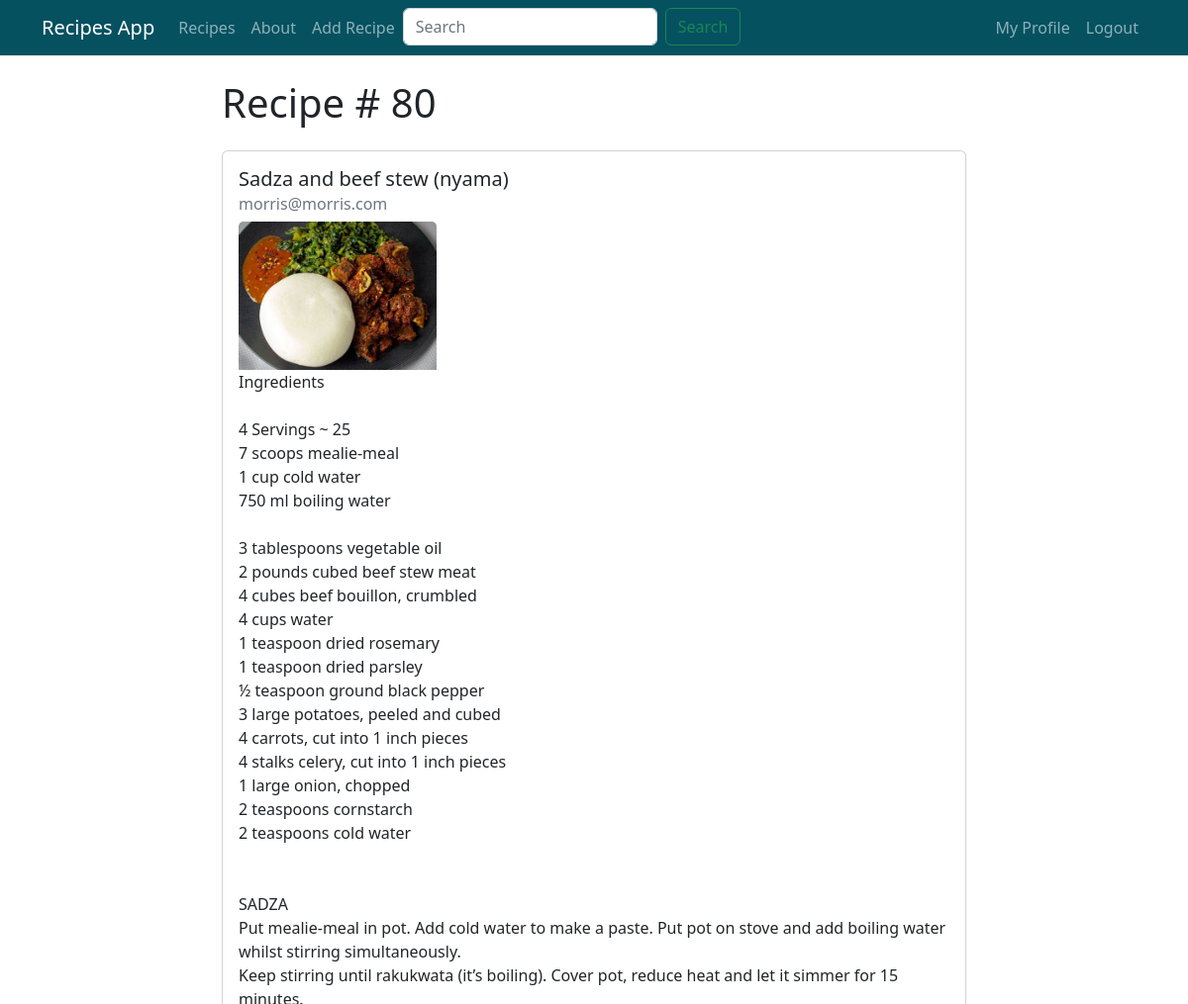
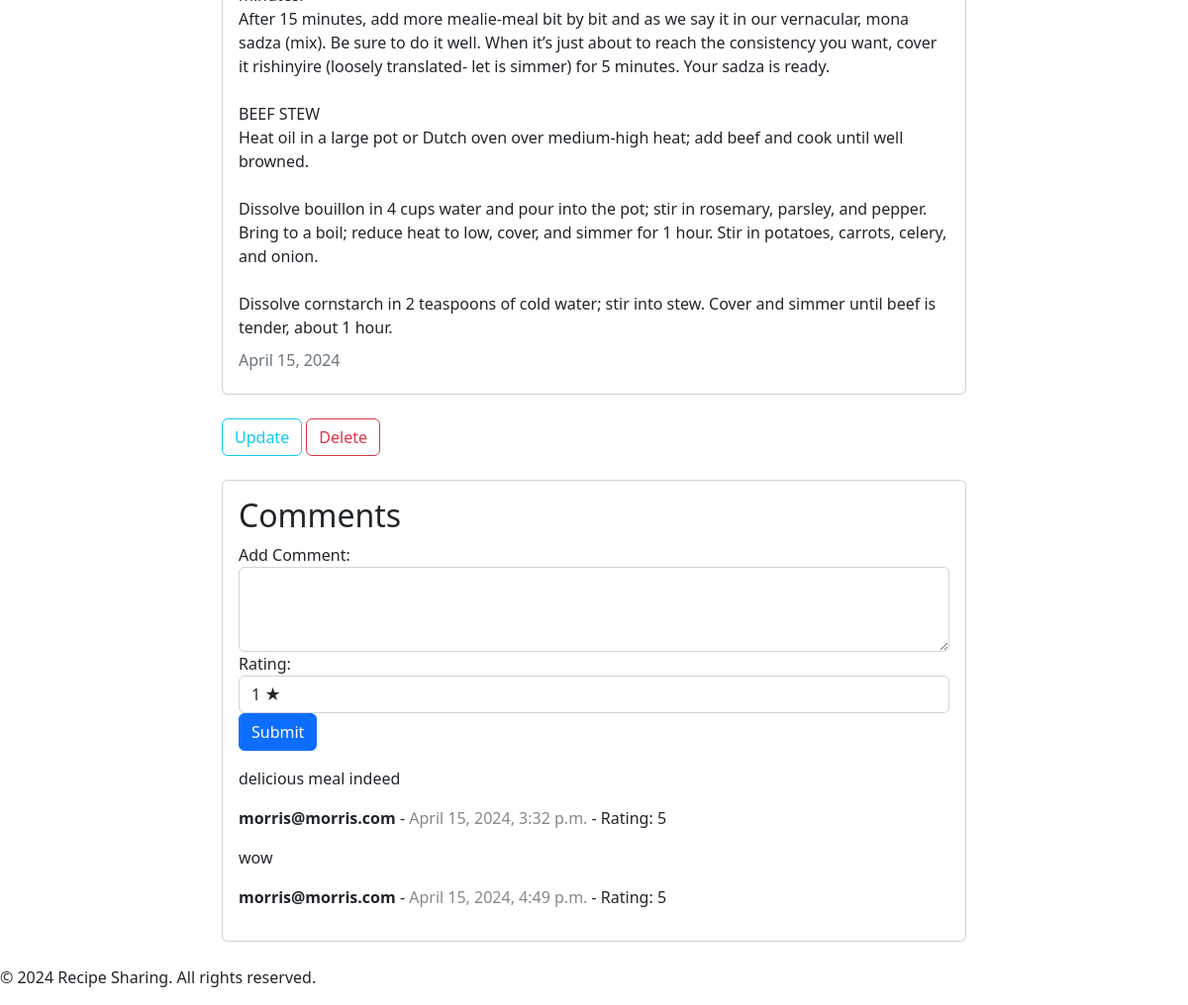
Page /recipe/80 (signed in) on the committed database (2 pictures, top to bottom).
### recipe/models.py (models this page shows, shortened)
class Recipe(models.Model):
  title = models.CharField(max_length=100)
  description = models.TextField()
  short_description = models.CharField(max_length=200,default='')
  author = models.ForeignKey(User, on_delete=models.CASCADE)
  image = models.ImageField(upload_to='recipe_images/', validators=[FileExtensionValidator(['jpg', 'jpeg', 'png'])], null=True, blank=False)
  created_at = models.DateTimeField(auto_now_add=True)
  updated_at = models.DateTimeField(auto_now=True)

class Comment(models.Model):
    recipe = models.ForeignKey(Recipe, on_delete=models.CASCADE, related_name='comments')
    author = models.ForeignKey(User, on_delete=models.CASCADE)
    text = models.TextField()
    created_at = models.DateTimeField(auto_now_add=True)
    rating = models.IntegerField(default=0, choices=((1, '1 Star'), (2, '2 Stars'), (3, '3 Stars'), (4, '4 Stars'), (5, '5 Stars')))

### recipe/views.py (the view)
# urls.py: path('recipe/<int:pk>', views.RecipeDetailView.as_view(), name="detail"),
class RecipeDetailView(LoginRequiredMixin, DetailView):
    model = models.Recipe
    template_name = 'recipe_detail.html'
    def get_context_data(self, **kwargs):
        context = super().get_context_data(**kwargs)
        context['user'] = self.request.user
        context['default_image_url'] = settings.STATIC_URL + 'images/nr-logo.png'  # URL dell'immagine di default
        return context

### templates/recipe_detail.html (shortened to what this page needs)
{% extends "base.html" %}
{% load static %}
{% block content %}
<div class="container">
    <h1>Recipe # {{ object.id }}</h1>
    <div class="card my-4">
        <div class="card-body">
            <h5 class="card-title">{{ object.title }}</h5>
            <h6 class="card-subtitle mb-2 text-muted">{{ object.author }}</h6>
            {% if object.image %}
                <img src="{{ object.image.url }}" class="card-img-top" alt="{{ object.title }}" style="width: 200px; height: auto;">
            {% else %}
                <img src="{% static 'images/nr-logo.png' %}" class="card-img-top" alt="Default Recipe Image" style="width: 200px; height: auto;">
            {% endif %}
            <p class="card-text">{{ object.description }}</p>
            <h6 class="card-subtitle mb-2 text-muted">
                {{ object.updated_at|date:"F d, Y" }}
            </h6>
        </div>
    </div>
    {% if object.author == user or user.is_staff %}
    <div class="col-4">
        <a class="btn btn-outline-info" href="{% url 'update' object.id %}">Update</a>
        <a class="btn btn-outline-danger" href="{% url 'delete' object.id %}">Delete</a>
    </div>
    {% endif %}
<div class="card my-4">
    <div class="card-body">
        <h2>Comments</h2>
        <form method="post" action="{% url 'add_comment' object.id %}">
            <div class="form-group">
                <label for="comment">Add Comment:</label>
                <textarea name="text" class="form-control" rows="3"></textarea>
            </div>
            <div class="form-group">
                <label for="rating">Rating:</label>
                <select name="rating" class="form-control">
                    <option value="1">1 &#9733;</option>
                </select>
            </div>
            <button type="submit" class="btn btn-primary">Submit</button>
        </form>
        <ul class="list-unstyled mt-3">
            {% for comment in object.comments.all %}
                <li>
                    <p>{{ comment.text }}</p>
                    <p><strong>{{ comment.author }}</strong> - <span style="color: #888;">{{ comment.created_at|date:"F d, Y, P" }}</span> - Rating: {{ comment.rating }}</p>
                </li>
            {% endfor %}
        </ul>
    </div>
</div>
</div>
{% endblock content %}

### static/css/styles.css (style rules this page uses)
.card-text { white-space: pre-wrap; }

### rows in the picture
Recipe: id "80", title "Sadza and beef stew (nyama)", author "morris@morris.com", image (picture), description "Ingredients 4 Servings ~ 25 7 scoops mealie-meal 1 cup cold water 750 ml boiling water 3 tablespoons vegetable oil 2 pounds cubed beef stew meat 4 cubes beef bouillon, crumbled 4 cups water 1 teaspoon dried rosemary 1 teaspoon dried parsley ½ teaspoon ground black pepper 3 large potatoes, peeled and cubed 4 carrots, cut into 1 inch pieces 4 stalks celery, cut into 1 inch pieces 1 large onion, chopped 2 teaspoons cornstarch 2 teaspoons cold water SADZA Put mealie-meal in pot. Add cold water to make a paste. Put pot on stove and add boiling water whilst stirring simultaneously. Keep stirring until rakukwata (it’s boiling). Cover pot, reduce heat and let it simmer for 15 minutes. After 15…", updated_at "April 15, 2024"
Comment: text "delicious meal indeed", author "morris@morris.com", created_at "April 15, 2024, 3:32 p.m.", rating "5"
Comment: text "wow", author "morris@morris.com", created_at "April 15, 2024, 4:49 p.m.", rating "5"
